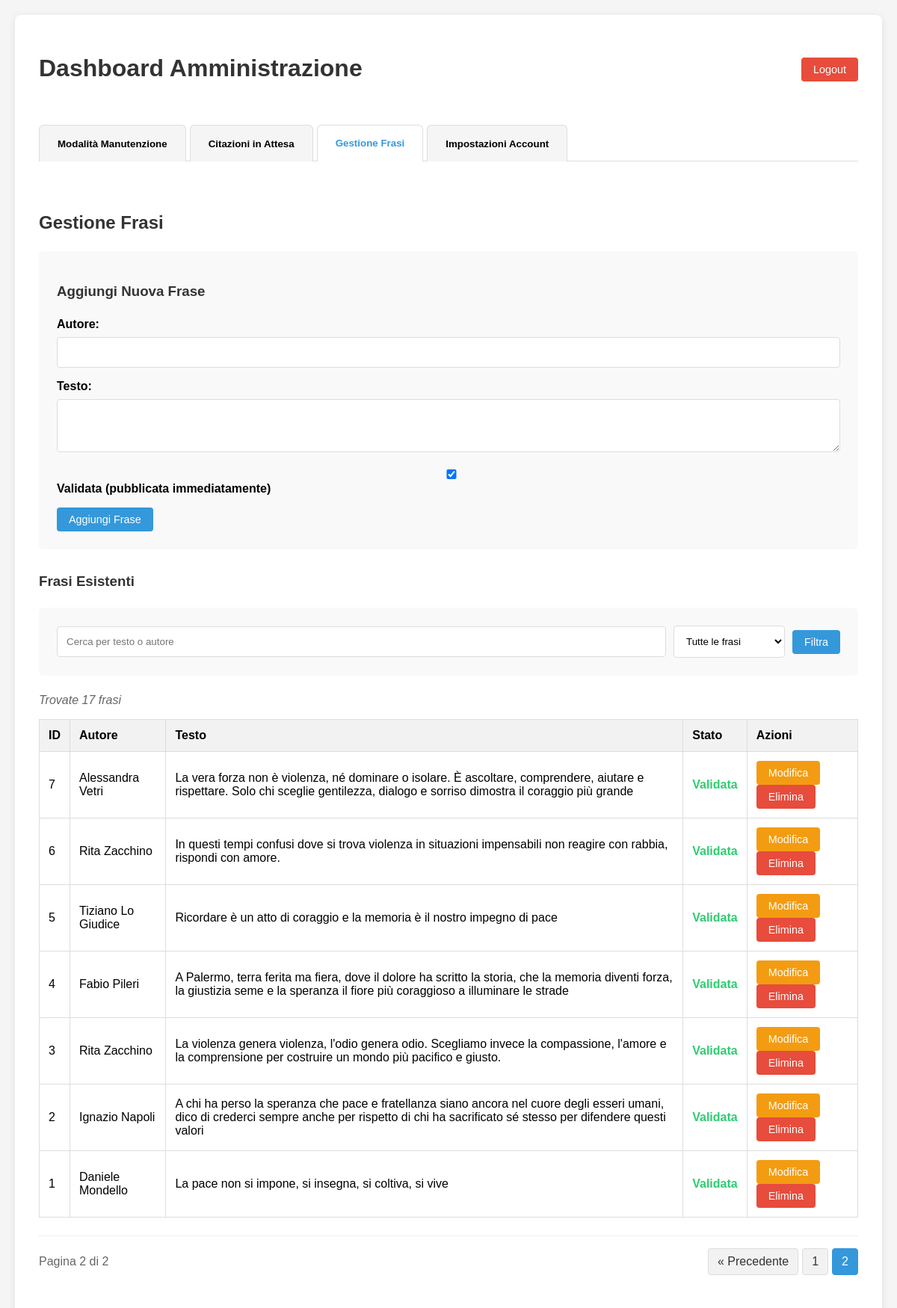
The app's page /admin/dashboard?page=2&search=&filter_status=all (signed in) with its own data.
### tables this page shows
CREATE TABLE quotes (
  id     INTEGER PRIMARY KEY AUTOINCREMENT,
  text   TEXT    NOT NULL,
  author TEXT    NOT NULL
, validated INTEGER NOT NULL DEFAULT 0);

### app.py (the view)
@app.route('/admin/dashboard')
def admin_dashboard():
    if not session.get('admin_logged_in'):
        return redirect('/admin')
    db = get_db()
    pending_quotes = db.execute(
        "SELECT id, nome_completo, frase, email, email_checked FROM quotes_da_validare"
    ).fetchall()
    search = request.args.get('search', '')
    filter_status = request.args.get('filter_status', 'all')
    page = request.args.get('page', 1, type=int)
    per_page = 10  # Numero di elementi per pagina
    query = "SELECT id, text, author, validated FROM quotes WHERE 1=1"
    params = []
    if search:
        query += " AND (text LIKE ? OR author LIKE ?)"
        search_param = f"%{search}%"
        params.extend([search_param, search_param])
    if filter_status == 'validated':
        query += " AND validated = 1"
    elif filter_status == 'not_validated':
        query += " AND validated = 0"
    count_query = query.replace("SELECT id, text, author, validated", "SELECT COUNT(*)")
    total_count = db.execute(count_query, params).fetchone()[0]
    total_pages = (total_count + per_page - 1) // per_page
    query += " ORDER BY id DESC LIMIT ? OFFSET ?"
    offset = (page - 1) * per_page
    params.extend([per_page, offset])
    quotes_list = db.execute(query, params).fetchall()
    return render_template('admin_dashboard.html',
                           quotes=pending_quotes,
                           quotes_list=quotes_list,
                           search=search,
                           filter_status=filter_status,
                           page=page,
                           total_pages=total_pages,
                           total_count=total_count,
                           maintenance_mode=MAINTENANCE_MODE,
                           maintenance_message=MAINTENANCE_MESSAGE)

### app.py (called while the page is built)
@app.before_request
def check_maintenance():
    if MAINTENANCE_MODE:
        if not request.path.startswith('/admin') and not request.path.startswith('/static/css') and not request.path.startswith('/static/js'):
            if request.path != '/admin' and request.path != '/admin/login':
                return render_template('maintenance.html', message=MAINTENANCE_MESSAGE), 503

def get_db():
    app.logger.debug(f"Opening SQLite database at: {DATABASE}")
    db = getattr(g, '_database', None)
    if db is None:
        db = g._database = sqlite3.connect(DATABASE)
        db.row_factory = sqlite3.Row
    return db

@app.teardown_appcontext
def close_connection(exception):
    db = getattr(g, '_database', None)
    if db is not None:
        db.close()

### templates/admin_dashboard.html (shortened to what this page needs)
<!DOCTYPE html>
<html lang="it">
<head>
</head>
<body>
  <div class="container">
    <div class="header">
      <h1>Dashboard Amministrazione</h1>
      <a href="/admin/logout" class="logout">Logout</a>
    </div>
    <div class="tabs">
      <div class="tab-header">
        <button class="tab-btn active" onclick="openTab(event, 'maintenance')">Modalità Manutenzione</button>
        <button class="tab-btn" onclick="openTab(event, 'pending')">Citazioni in Attesa</button>
        <button class="tab-btn" onclick="openTab(event, 'manage')">Gestione Frasi</button>
        <button class="tab-btn" onclick="openTab(event, 'settings')">Impostazioni Account</button>
      </div>
      <div id="manage" class="tab-content">
        <h2>Gestione Frasi</h2>
        <div class="add-quote-form">
          <h3>Aggiungi Nuova Frase</h3>
          <form method="post" action="/admin/quotes/add">
            <div class="form-group">
              <label for="author">Autore:</label>
              <input type="text" id="author" name="author" required>
            </div>
            <div class="form-group">
              <label for="text">Testo:</label>
              <textarea id="text" name="text" rows="3" required></textarea>
            </div>
            <div class="form-group">
              <label>
                <input type="checkbox" name="validated" checked>
                Validata (pubblicata immediatamente)
              </label>
            </div>
            <button type="submit" class="btn-add">Aggiungi Frase</button>
          </form>
        </div>
        <div class="quotes-list">
          <h3>Frasi Esistenti</h3>
          <div class="search-filters">
            <form action="/admin/dashboard" method="get" class="filter-form">
              <div class="filter-group">
                <input type="text" name="search" value="{{ search }}" placeholder="Cerca per testo o autore" class="search-input">
                <select name="filter_status" class="filter-select">
                  <option value="all" {% if filter_status == 'all' %}selected{% endif %}>Tutte le frasi</option>
                </select>
                <button type="submit" class="btn-filter">Filtra</button>
              </div>
            </form>
          </div>
          <div class="results-count">
            {% if total_count > 0 %}
              Trovate {{ total_count }} frasi
            {% else %}
              Nessuna frase trovata
            {% endif %}
          </div>
          {% if quotes_list %}
            <table class="quotes-table">
              <thead>
                <tr>
                  <th>ID</th>
                  <th>Autore</th>
                  <th>Testo</th>
                  <th>Stato</th>
                  <th>Azioni</th>
                </tr>
              </thead>
              <tbody>
                {% for quote in quotes_list %}
                <tr>
                  <td>{{ quote.id }}</td>
                  <td>{{ quote.author }}</td>
                  <td>{{ quote.text }}</td>
                  <td>{% if quote.validated %}
                      <span class="verified">Validata</span>
                      {% else %}
                      <span class="not-verified">Non validata</span>
                      {% endif %}
                  </td>
                  <td>
                    <button class="btn-edit"
                            data-id="{{ quote.id }}"
                            data-author="{{ quote.author|replace('"', '&quot;')|replace("'", "&#39;") }}"
                            data-text="{{ quote.text|replace('"', '&quot;')|replace("'", "&#39;") }}"
                            data-validated="{{ quote.validated }}"
                            onclick="openEditModal(this)">Modifica</button>
                    <form method="post" action="/admin/quotes/delete/{{ quote.id }}" style="display: inline;">
                      <button type="submit" class="btn-delete" onclick="return confirm('Sei sicuro di voler eliminare questa frase?')">Elimina</button>
                    </form>
                  </td>
                </tr>
                {% endfor %}
              </tbody>
            </table>
            {% if total_pages > 1 %}
            <div class="pagination">
              <div class="pagination-info">
                Pagina {{ page }} di {{ total_pages }}
              </div>
              <div class="pagination-controls">
                {% if page > 1 %}
                  <a href="{{ url_for('admin_dashboard', page=page-1, search=search, filter_status=filter_status) }}" class="pagination-btn">&laquo; Precedente</a>
                {% endif %}
                {% set start_page = page - 2 if page - 2 > 0 else 1 %}
                {% set end_page = page + 2 if page + 2 < total_pages else total_pages %}
                {% for p in range(start_page, end_page + 1) %}
                  <a href="{{ url_for('admin_dashboard', page=p, search=search, filter_status=filter_status) }}"
                     class="pagination-btn {% if p == page %}active{% endif %}">{{ p }}</a>
                {% endfor %}
              </div>
            </div>
            {% endif %}
          {% else %}
            <div class="no-quotes">
              Non ci sono frasi che corrispondono ai criteri di ricerca.
            </div>
          {% endif %}
        </div>
      </div>
    </div>
  </div>
</body>
</html>

### templates/admin_dashboard.html (style rules this page uses)
body { margin: 0; background: #f5f5f5; font-family: Arial, sans-serif; padding: 20px; }
.container { background: #ffffff; border-radius: 8px; box-shadow: 0 2px 10px rgba(0,0,0,0.1); padding: 2rem; max-width: 1200px; margin: 0 auto; }
h1, h2, h3 { color: #333; margin-bottom: 1.5rem; }
.header { display: flex; justify-content: space-between; align-items: center; margin-bottom: 2rem; }
.logout { background: #e74c3c; color: white; border: none; padding: 0.5rem 1rem; font-size: 0.9rem; border-radius: 4px; cursor: pointer; text-decoration: none; }
.verified { color: #2ecc71; font-weight: bold; }
.form-group { margin-bottom: 1rem; }
.form-group label { display: block; margin-bottom: 0.5rem; font-weight: bold; }
.form-group input, .form-group textarea { width: 100%; padding: 0.75rem; border: 1px solid #ddd; border-radius: 4px; box-sizing: border-box; }
.add-quote-form { background: #f9f9f9; border-radius: 6px; padding: 1.5rem; margin-bottom: 2rem; }
.search-filters { margin-bottom: 1.5rem; background: #f9f9f9; border-radius: 6px; padding: 1.5rem; }
.filter-form { display: flex; align-items: center; }
.filter-group { display: flex; flex-wrap: wrap; gap: 10px; align-items: center; width: 100%; }
.search-input { flex: 1; min-width: 200px; padding: 0.75rem; border: 1px solid #ddd; border-radius: 4px; }
.filter-select { padding: 0.75rem; border: 1px solid #ddd; border-radius: 4px; background-color: white; }
.btn-filter { background: #3498db; color: white; border: none; padding: 0.5rem 1rem; font-size: 0.9rem; border-radius: 4px; cursor: pointer; }
.results-count { margin-bottom: 1rem; font-style: italic; color: #666; }
.pagination { display: flex; justify-content: space-between; align-items: center; margin-top: 1.5rem; padding: 1rem 0; border-top: 1px solid #eee; }
.pagination-info { color: #666; }
.pagination-controls { display: flex; gap: 5px; }
.pagination-btn { display: inline-block; padding: 0.5rem 0.75rem; background: #f2f2f2; color: #333; text-decoration: none; border-radius: 4px; border: 1px solid #ddd; }
.pagination-btn.active { background: #3498db; color: white; border-color: #3498db; }
.quotes-table { width: 100%; border-collapse: collapse; margin-top: 1rem; }
.quotes-table th, .quotes-table td { border: 1px solid #ddd; padding: 0.75rem; text-align: left; }
.quotes-table th { background-color: #f2f2f2; font-weight: bold; }
.btn-add { background: #3498db; color: white; border: none; padding: 0.5rem 1rem; font-size: 0.9rem; border-radius: 4px; cursor: pointer; }
.btn-edit { background: #f39c12; color: white; border: none; padding: 0.5rem 1rem; font-size: 0.9rem; border-radius: 4px; cursor: pointer; }
.btn-delete { background: #e74c3c; color: white; border: none; padding: 0.5rem 1rem; font-size: 0.9rem; border-radius: 4px; cursor: pointer; }
.tabs { margin-top: 2rem; }
.tab-header { display: flex; border-bottom: 1px solid #ddd; margin-bottom: 2rem; }
.tab-btn { background: #f5f5f5; border: 1px solid #ddd; border-bottom: none; padding: 1rem 1.5rem; margin-right: 5px; border-radius: 6px 6px 0 0; cursor: pointer; font-weight: bold; position: relative; bottom: -1px; }
.tab-btn.active { background: #fff; border-bottom: 1px solid #fff; color: #3498db; }
.tab-content { display: none; padding: 1rem 0; }
.tab-content.active { display: block; }

### records on screen
quotes: id "7", author "Alessandra Vetri", text "La vera forza non è violenza, né dominare o isolare. È ascoltare, comprendere, aiutare e rispettare. Solo chi sceglie gentilezza, dialogo e sorriso dimostra il coraggio più grande", validated "Validata"
quotes: id "6", author "Rita Zacchino", text "In questi tempi confusi dove si trova violenza in situazioni impensabili non reagire con rabbia, rispondi con amore.", validated "Validata"
quotes: id "5", author "Tiziano Lo Giudice", text "Ricordare è un atto di coraggio e la memoria è il nostro impegno di pace", validated "Validata"
quotes: id "4", author "Fabio Pileri", text "A Palermo, terra ferita ma fiera, dove il dolore ha scritto la storia, che la memoria diventi forza, la giustizia seme e la speranza il fiore più coraggioso a illuminare le strade", validated "Validata"
quotes: id "3", author "Rita Zacchino", text "La violenza genera violenza, l'odio genera odio. Scegliamo invece la compassione, l'amore e la comprensione per costruire un mondo più pacifico e giusto.", validated "Validata"
quotes: id "2", author "Ignazio Napoli", text "A chi ha perso la speranza che pace e fratellanza siano ancora nel cuore degli esseri umani, dico di crederci sempre anche per rispetto di chi ha sacrificato sé stesso per difendere questi valori", validated "Validata"
quotes: id "1", author "Daniele Mondello", text "La pace non si impone, si insegna, si coltiva, si vive", validated "Validata"

### other values on screen
{{ total_count }} "17"
{{ page }} "2"
{{ total_pages }} "2"
{{ p }} "1" "2"
